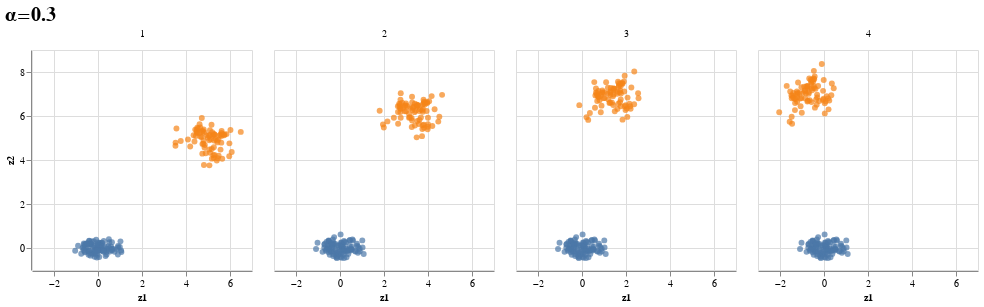
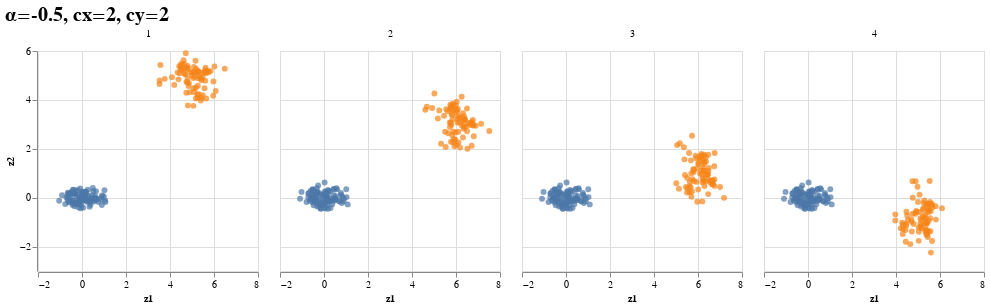
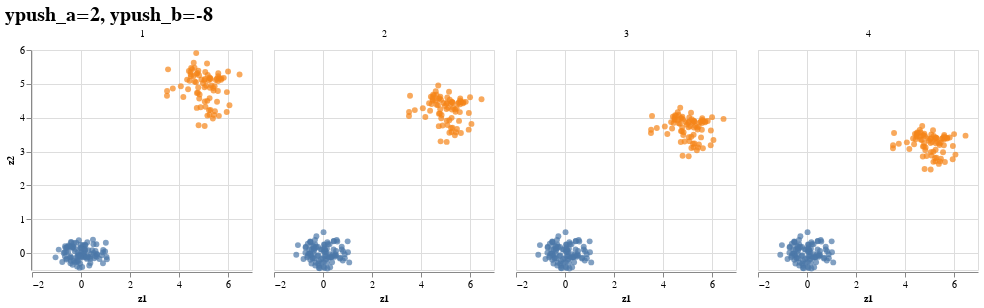
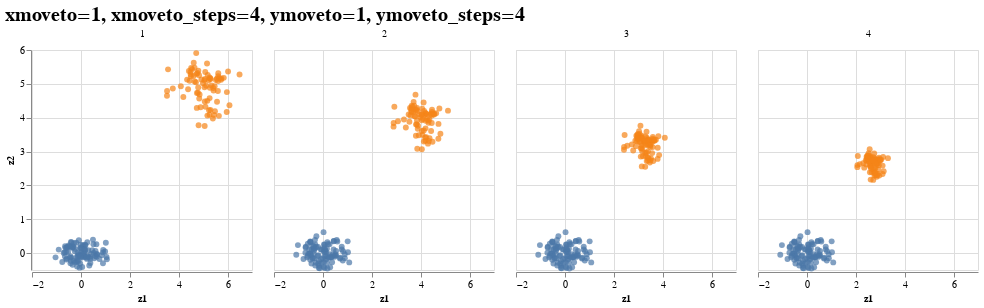

Notebook code for these charts, in order:
### Code cell
n_examples = length(params_list)
ind_clusterchange = [2] # Change to 1 to apply it to cloud 1 (or [1,2] in case you want to apply it to both and compare)
ntimepoints = 4
ncelltypes = length(c)

latent_examples = Vector{Array{Float32, 3}}(undef, n_examples)
example_transformations = Vector{FunctionParams}(undef, n_examples)
h = Vector{FunctionParams}(undef, ncelltypes) # h stores the function that will be applied to each cluster (i.e h[1] the transformation that is to be 
# applied to cluster 1 and so on. The number of the cluster is given by the vector c.)

# Create transformation functions for each example from the params_list
for (i, params) in enumerate(params_list) 
    example_transformations[i] = FunctionParams(fgeneral_transformation, params)
end

# Assign transformations to the designated cell clouds (information given by ind_clusterchange)
for (i, transformation) in enumerate(example_transformations)
    for idx in ind_clusterchange
        h[idx] = transformation
    end
    latent_examples[i] = transform_data(ntimepoints, ind_clusterchange, toy_data, c, h)
end

plots_examples = [plot_tf_data_t(latent_examples[i]; transformation_function = example_transformations[i], ntimepoints=ntimepoints, cell_annotation = df_toy_data.label) for i in 1:n_examples]

for plot in plots_examples
    display(plot)
end

### Figure 1 — Vega-Lite specification as saved in the notebook (floating-point values rounded to 4 significant figures; data arrays with more than 128 entries replaced by an {"elided": "..."} marker saying what was removed)
{"config": {"legend": {"labelFontSize": 20, "titleFontSize": 20}}, "data": {"values": {"elided": "720 records"}}, "encoding": {"color": {"field": "cloud", "legend": {"disable": true, "orient": "right", "title": "Clusters"}, "scale": {"scheme": "tableau10"}, "type": "nominal"}, "column": {"field": "timepoint", "title": null, "type": "nominal"}, "size": {"value": 35}, "x": {"axis": {"labelFontSize": 10, "tickCount": 5, "titleFontSize": 10}, "field": "z1", "title": "z1", "type": "quantitative"}, "y": {"axis": {"labelFontSize": 10, "tickCount": 5, "titleFontSize": 10}, "field": "z2", "title": "z2", "type": "quantitative"}}, "height": 220, "labelFontSize": 50, "mark": "circle", "title": {"fontSize": 20, "text": "α=0.3"}, "width": 220}

### Figure 2 — Vega-Lite specification as saved in the notebook (floating-point values rounded to 4 significant figures; data arrays with more than 128 entries replaced by an {"elided": "..."} marker saying what was removed)
{"config": {"legend": {"labelFontSize": 20, "titleFontSize": 20}}, "data": {"values": {"elided": "720 records"}}, "encoding": {"color": {"field": "cloud", "legend": {"disable": true, "orient": "right", "title": "Clusters"}, "scale": {"scheme": "tableau10"}, "type": "nominal"}, "column": {"field": "timepoint", "title": null, "type": "nominal"}, "size": {"value": 35}, "x": {"axis": {"labelFontSize": 10, "tickCount": 5, "titleFontSize": 10}, "field": "z1", "title": "z1", "type": "quantitative"}, "y": {"axis": {"labelFontSize": 10, "tickCount": 5, "titleFontSize": 10}, "field": "z2", "title": "z2", "type": "quantitative"}}, "height": 220, "labelFontSize": 50, "mark": "circle", "title": {"fontSize": 20, "text": "α=-0.5, cx=2, cy=2"}, "width": 220}

### Figure 3 — Vega-Lite specification as saved in the notebook (floating-point values rounded to 4 significant figures; data arrays with more than 128 entries replaced by an {"elided": "..."} marker saying what was removed)
{"config": {"legend": {"labelFontSize": 20, "titleFontSize": 20}}, "data": {"values": {"elided": "720 records"}}, "encoding": {"color": {"field": "cloud", "legend": {"disable": true, "orient": "right", "title": "Clusters"}, "scale": {"scheme": "tableau10"}, "type": "nominal"}, "column": {"field": "timepoint", "title": null, "type": "nominal"}, "size": {"value": 35}, "x": {"axis": {"labelFontSize": 10, "tickCount": 5, "titleFontSize": 10}, "field": "z1", "title": "z1", "type": "quantitative"}, "y": {"axis": {"labelFontSize": 10, "tickCount": 5, "titleFontSize": 10}, "field": "z2", "title": "z2", "type": "quantitative"}}, "height": 220, "labelFontSize": 50, "mark": "circle", "title": {"fontSize": 20, "text": "ypush_a=2, ypush_b=-8"}, "width": 220}

### Figure 4 — Vega-Lite specification as saved in the notebook (floating-point values rounded to 4 significant figures; data arrays with more than 128 entries replaced by an {"elided": "..."} marker saying what was removed)
{"config": {"legend": {"labelFontSize": 20, "titleFontSize": 20}}, "data": {"values": {"elided": "720 records"}}, "encoding": {"color": {"field": "cloud", "legend": {"disable": true, "orient": "right", "title": "Clusters"}, "scale": {"scheme": "tableau10"}, "type": "nominal"}, "column": {"field": "timepoint", "title": null, "type": "nominal"}, "size": {"value": 35}, "x": {"axis": {"labelFontSize": 10, "tickCount": 5, "titleFontSize": 10}, "field": "z1", "title": "z1", "type": "quantitative"}, "y": {"axis": {"labelFontSize": 10, "tickCount": 5, "titleFontSize": 10}, "field": "z2", "title": "z2", "type": "quantitative"}}, "height": 220, "labelFontSize": 50, "mark": "circle", "title": {"fontSize": 20, "text": "xmoveto=1, xmoveto_steps=4, ymoveto=1, ymoveto_steps=4"}, "width": 220}
